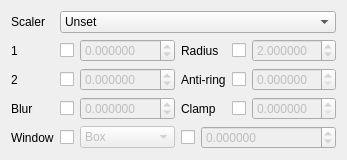
                    <widget class="QWidget" name="dscaleTab">
                     <attribute name="title">
                      <string>Downscale</string>
                     </attribute>
                     <layout class="QGridLayout" name="dscaleTabLayout">
                      <item row="0" column="0">
                       <widget class="QLabel" name="dscaleScalerLabel">
                        <property name="text">
                         <string>Scaler</string>
                        </property>
                       </widget>
                      </item>
                      <item row="0" column="1" colspan="3">
                       <widget class="QComboBox" name="dscaleScaler">
                        <item>
                         <property name="text">
                          <string>Unset</string>
                         </property>
                        </item>
                        <item>
                         <property name="text">
                          <string>Bilinear</string>
                         </property>
                        </item>
                        <item>
                         <property name="text">
                          <string>Bicubic_fast</string>
                         </property>
                        </item>
                        <item>
                         <property name="text">
                          <string>Oversample</string>
                         </property>
                        </item>
                        <item>
                         <property name="text">
                          <string>Spline16</string>
                         </property>
                        </item>
                        <item>
                         <property name="text">
                          <string>Spline36</string>
                         </property>
                        </item>
                        <item>
                         <property name="text">
                          <string>Spline64</string>
                         </property>
                        </item>
                        <item>
                         <property name="text">
                          <string>Sinc</string>
                         </property>
                        </item>
                        <item>
                         <property name="text">
                          <string>Lanczos</string>
                         </property>
                        </item>
                        <item>
                         <property name="text">
                          <string>Ginseng</string>
                         </property>
                        </item>
                        <item>
                         <property name="text">
                          <string>Jinc</string>
                         </property>
                        </item>
                        <item>
                         <property name="text">
                          <string>Ewa lanczos</string>
                         </property>
                        </item>
                        <item>
                         <property name="text">
                          <string>Ewa hanning</string>
                         </property>
                        </item>
                        <item>
                         <property name="text">
                          <string>Ewa ginseng</string>
                         </property>
                        </item>
                        <item>
                         <property name="text">
                          <string>Ewa lanczos sharp</string>
                         </property>
                        </item>
                        <item>
                         <property name="text">
                          <string>Ewa lanczos soft</string>
                         </property>
                        </item>
                        <item>
                         <property name="text">
                          <string>Haasnsoft</string>
                         </property>
                        </item>
                        <item>
                         <property name="text">
                          <string>Bicubic</string>
                         </property>
                        </item>
                        <item>
                         <property name="text">
                          <string>Bc spline</string>
                         </property>
                        </item>
                        <item>
                         <property name="text">
                          <string>Catmull rom</string>
                         </property>
                        </item>
                        <item>
                         <property name="text">
                          <string>Mitchell</string>
                         </property>
                        </item>
                        <item>
                         <property name="text">
                          <string>Robidoux</string>
                         </property>
                        </item>
                        <item>
                         <property name="text">
                          <string>Robidoux sharp</string>
                         </property>
                        </item>
                        <item>
                         <property name="text">
                          <string>Ewa robidoux</string>
                         </property>
                        </item>
                        <item>
                         <property name="text">
                          <string>Ewa robidoux sharp</string>
                         </property>
                        </item>
                        <item>
                         <property name="text">
                          <string>Box</string>
                         </property>
                        </item>
                        <item>
                         <property name="text">
                          <string>Nearest</string>
                         </property>
                        </item>
                        <item>
                         <property name="text">
                          <string>Triangle</string>
                         </property>
                        </item>
                        <item>
                         <property name="text">
                          <string>Gaussian</string>
                         </property>
                        </item>
                       </widget>
                      </item>
                      <item row="1" column="0">
                       <widget class="QLabel" name="dscaleParam1Label">
                        <property name="text">
                         <string>1</string>
                        </property>
                       </widget>
                      </item>
                      <item row="1" column="1">
                       <layout class="QHBoxLayout" name="dscaleParam1Layout" stretch="0,1">
                        <item>
                         <widget class="QCheckBox" name="dscaleParam1Set">
                          <property name="text">
                           <string/>
                          </property>
                         </widget>
                        </item>
                        <item>
                         <widget class="QDoubleSpinBox" name="dscaleParam1Value">
                          <property name="enabled">
                           <bool>false</bool>
                          </property>
                          <property name="decimals">
                           <number>6</number>
                          </property>
                          <property name="minimum">
                           <double>-100.000000000000000</double>
                          </property>
                          <property name="maximum">
                           <double>100.000000000000000</double>
                          </property>
                         </widget>
                        </item>
                       </layout>
                      </item>
                      <item row="1" column="2">
                       <widget class="QLabel" name="dscaleRadiusLabel">
                        <property name="text">
                         <string>Radius</string>
                        </property>
                       </widget>
                      </item>
                      <item row="1" column="3">
                       <layout class="QHBoxLayout" name="dscaleRadiusLayout" stretch="0,1">
                        <item>
                         <widget class="QCheckBox" name="dscaleRadiusSet">
                          <property name="text">
                           <string/>
                          </property>
                         </widget>
                        </item>
                        <item>
                         <widget class="QDoubleSpinBox" name="dscaleRadiusValue">
                          <property name="enabled">
                           <bool>false</bool>
                          </property>
                          <property name="decimals">
                           <number>6</number>
                          </property>
                          <property name="minimum">
                           <double>0.500000000000000</double>
                          </property>
                          <property name="maximum">
                           <double>16.000000000000000</double>
                          </property>
                          <property name="singleStep">
                           <double>0.500000000000000</double>
                          </property>
                          <property name="value">
                           <double>2.000000000000000</double>
                          </property>
                         </widget>
                        </item>
                       </layout>
                      </item>
                      <item row="2" column="0">
                       <widget class="QLabel" name="dscaleParam2Label">
                        <property name="text">
                         <string>2</string>
                        </property>
                       </widget>
                      </item>
                      <item row="2" column="1">
                       <layout class="QHBoxLayout" name="dscaleParam2Layout" stretch="0,1">
                        <item>
                         <widget class="QCheckBox" name="dscaleParam2Set">
                          <property name="text">
                           <string/>
                          </property>
                         </widget>
                        </item>
                        <item>
                         <widget class="QDoubleSpinBox" name="dscaleParam2Value">
                          <property name="enabled">
                           <bool>false</bool>
                          </property>
                          <property name="decimals">
                           <number>6</number>
                          </property>
                          <property name="minimum">
                           <double>-100.000000000000000</double>
                          </property>
                          <property name="maximum">
                           <double>100.000000000000000</double>
                          </property>
                         </widget>
                        </item>
                       </layout>
                      </item>
                      <item row="2" column="2">
                       <widget class="QLabel" name="dscaleAntiRingLabel">
                        <property name="text">
                         <string>Anti-ring</string>
                        </property>
                       </widget>
                      </item>
                      <item row="2" column="3">
                       <layout class="QHBoxLayout" name="dscaleAntiRingLayout" stretch="0,1">
                        <item>
                         <widget class="QCheckBox" name="dscaleAntiRingSet">
                          <property name="text">
                           <string/>
                          </property>
                         </widget>
                        </item>
                        <item>
                         <widget class="QDoubleSpinBox" name="dscaleAntiRingValue">
                          <property name="enabled">
                           <bool>false</bool>
                          </property>
                          <property name="decimals">
                           <number>6</number>
                          </property>
                          <property name="minimum">
                           <double>0.000000000000000</double>
                          </property>
                          <property name="maximum">
                           <double>1.000000000000000</double>
                          </property>
                          <property name="singleStep">
                           <double>0.100000000000000</double>
                          </property>
                         </widget>
                        </item>
                       </layout>
                      </item>
                      <item row="3" column="0">
                       <widget class="QLabel" name="dscaleBlurLabel">
                        <property name="text">
                         <string>Blur</string>
                        </property>
                       </widget>
                      </item>
                      <item row="3" column="1">
                       <layout class="QHBoxLayout" name="dscaleBlurLayout" stretch="0,1">
                        <item>
                         <widget class="QCheckBox" name="dscaleBlurSet">
                          <property name="text">
                           <string/>
                          </property>
                         </widget>
                        </item>
                        <item>
                         <widget class="QDoubleSpinBox" name="dscaleBlurValue">
                          <property name="enabled">
                           <bool>false</bool>
                          </property>
                          <property name="decimals">
                           <number>6</number>
                          </property>
                          <property name="minimum">
                           <double>-100.000000000000000</double>
                          </property>
                          <property name="maximum">
                           <double>100.000000000000000</double>
                          </property>
                         </widget>
                        </item>
                       </layout>
                      </item>
                      <item row="3" column="2">
                       <widget class="QLabel" name="dscaleClampLabel">
                        <property name="text">
                         <string>Clamp</string>
                        </property>
                       </widget>
                      </item>
                      <item row="3" column="3">
                       <layout class="QHBoxLayout" name="dscaleClampLayout" stretch="0,1">
                        <item>
                         <widget class="QCheckBox" name="dscaleClampSet"/>
                        </item>
                        <item>
                         <widget class="QDoubleSpinBox" name="dscaleClampValue">
                          <property name="enabled">
                           <bool>false</bool>
                          </property>
                          <property name="decimals">
                           <number>6</number>
                          </property>
                          <property name="maximum">
                           <double>1.000000000000000</double>
                          </property>
                          <property name="singleStep">
                           <double>0.100000000000000</double>
                          </property>
                         </widget>
                        </item>
                       </layout>
                      </item>
                      <item row="4" column="0">
                       <widget class="QLabel" name="dscaleWindowLabel">
                        <property name="text">
                         <string>Window</string>
                        </property>
                       </widget>
                      </item>
                      <item row="4" column="1">
                       <layout class="QHBoxLayout" name="dscaleWindowLayout" stretch="0,1">
                        <item>
                         <widget class="QCheckBox" name="dscaleWindowSet">
                          <property name="text">
                           <string/>
                          </property>
                         </widget>
                        </item>
                        <item>
                         <widget class="QComboBox" name="dscaleWindowValue">
                          <property name="enabled">
                           <bool>false</bool>
                          </property>
                          <item>
                           <property name="text">
                            <string>Box</string>
                           </property>
                          </item>
                          <item>
                           <property name="text">
                            <string>Triangle</string>
                           </property>
                          </item>
                          <item>
                           <property name="text">
                            <string>Bartlett</string>
                           </property>
                          </item>
                          <item>
                           <property name="text">
                            <string>Hanning</string>
                           </property>
                          </item>
                          <item>
                           <property name="text">
                            <string>Hamming</string>
                           </property>
                          </item>
                          <item>
                           <property name="text">
                            <string>Quadric</string>
                           </property>
                          </item>
                          <item>
                           <property name="text">
                            <string>Welch</string>
                           </property>
                          </item>
                          <item>
                           <property name="text">
                            <string>Kaiser</string>
                           </property>
                          </item>
                          <item>
                           <property name="text">
                            <string>Blackman</string>
                           </property>
                          </item>
                          <item>
                           <property name="text">
                            <string>Gaussian</string>
                           </property>
                          </item>
                          <item>
                           <property name="text">
                            <string>Sinc</string>
                           </property>
                          </item>
                          <item>
                           <property name="text">
                            <string>Jinc</string>
                           </property>
                          </item>
                          <item>
                           <property name="text">
                            <string>Sphinx</string>
                           </property>
                          </item>
                         </widget>
                        </item>
                       </layout>
                      </item>
                      <item row="4" column="2" colspan="2">
                       <layout class="QHBoxLayout" name="dscaleWindowParamLayout" stretch="0,1">
                        <item>
                         <widget class="QCheckBox" name="dscaleWindowParamSet">
                          <property name="text">
                           <string/>
                          </property>
                         </widget>
                        </item>
                        <item>
                         <widget class="QDoubleSpinBox" name="dscaleWindowParamValue">
                          <property name="enabled">
                           <bool>false</bool>
                          </property>
                          <property name="decimals">
                           <number>6</number>
                          </property>
                          <property name="minimum">
                           <double>-100.000000000000000</double>
                          </property>
                          <property name="maximum">
                           <double>100.000000000000000</double>
                          </property>
                         </widget>
                        </item>
                       </layout>
                      </item>
                     </layout>
                    </widget>
